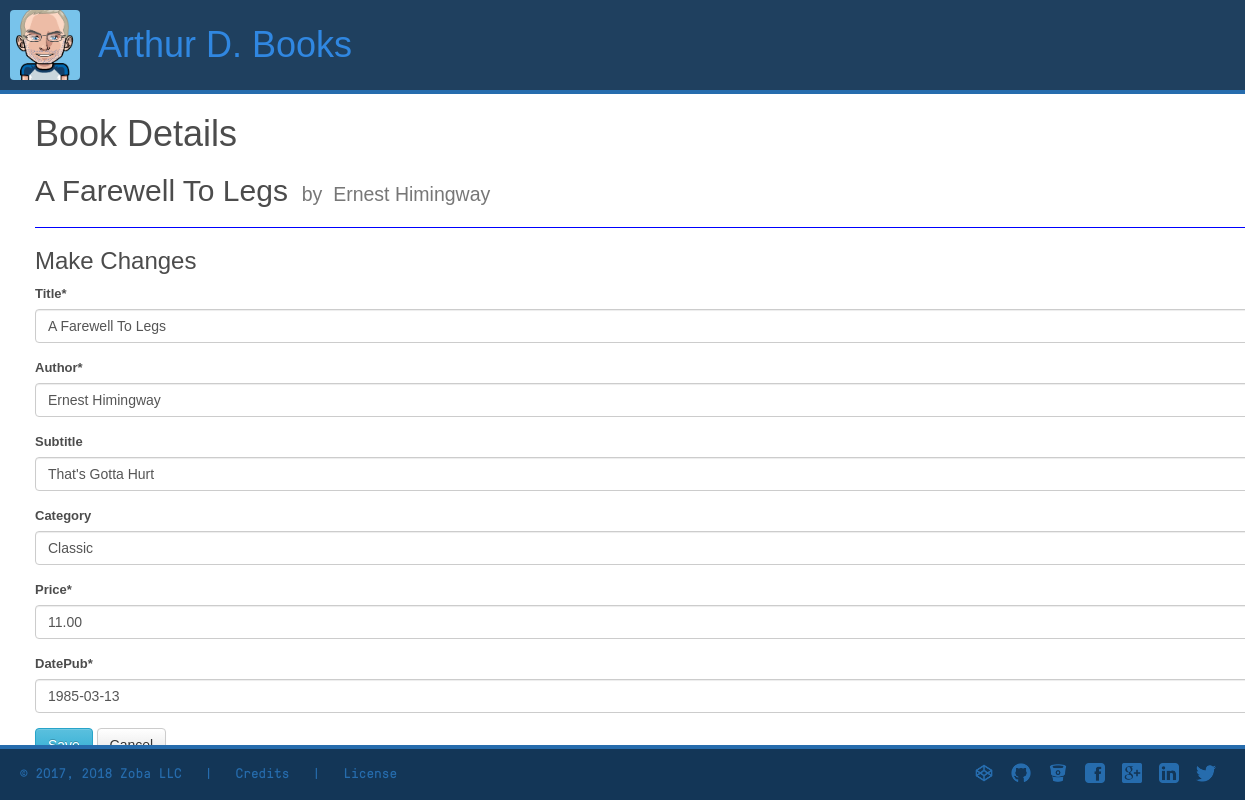
/books/a-farewell-to-legs/ (signed in), run on the app's committed database.
### writerhome/models.py (models this page shows, shortened)
class WriterPrjAllBooks(models.Model):
    owner       = models.ForeignKey(User) # name this 'owner' so as not to confuse with User
    title       = models.CharField(max_length=128, blank=False, null=False)
    author      = models.CharField(max_length=100, blank=False, null=False)
    subtitle    = models.CharField(max_length=255, blank=True)
    category    = models.CharField(max_length=40, blank=True)
    image       = models.ImageField(max_length=255, blank=True) # requires the Pillow library
    datePub     = models.DateField(null=True, blank=False)
    price       = models.DecimalField(decimal_places=2, max_digits=5, validators=[validate_price]) # can give a list of validators
    descr       = models.TextField(max_length=2048, blank=True)
    abstract    = models.TextField(max_length=5000, blank=True)
    slug        = models.SlugField(null=True, blank=True)
    activated   = models.BooleanField(default=False)
    activation_key = models.CharField(max_length=120, blank=True, null=True)
    objects = WriterPrjAllBooksManager()  # adds to Model.objects.all()

### writerhome/views.py (the view, shortened to what this page needs)
# urls.py: url(r'^(?P<slug>[\w-]+)/$', BookUpdateView.as_view(), name='detail'), # changed from BookDetailView to BookUpdateView, using just one now
class BookUpdateView(LoginRequiredMixin, UpdateView):
    form_class = WriterPrjAllBooksCreateForm
    template_name = 'writerhome/detail-update.html' # new to be able to view detail and update at the same time
    login_url = '/login/'  # add this for the login mixin - MOVED TO BASE.PY SETTINGS FILE
    def get_context_data(self, *args, **kwargs):
        context = super(BookUpdateView, self).get_context_data(*args, **kwargs)
        context['title'] = 'Update Book'
        return context
    def get_queryset(self):
        return WriterPrjAllBooks.objects.filter(owner=self.request.user)

### writerhome/forms.py (shortened to what this page needs)
class WriterPrjAllBooksCreateForm(forms.ModelForm):
    class Meta:
        model = WriterPrjAllBooks
        fields = [
            'title',
            'author',
            'subtitle',
            'category',
            'price',
            'datePub'
        ]

### writerhome/models.py (called while the page is built)
    def get_queryset(self):
        return WriterPrjAllBooksQuerySet(self.model, using=self._db)  # using same db

### writerhome/templates/writerhome/detail-update.html (shortened to what this page needs)
{% extends "base.html" %}
{% block content %}
<h1>Book Details</h1>
<h2>{{ form.instance.title }} <small> &nbsp;by&nbsp; {{ form.instance.author }} </small></h2>
<hr style="border-color: #00f;">
<h3>Make Changes</h3>
{% include 'snippets/form-snippet.html' with form=form %}
<br />
<br />
{% endblock %}

### templates/snippets/form-snippet.html (shortened to what this page needs)
{% load crispy_forms_tags %}
<form method='POST'> {% csrf_token %}
    {{ form|crispy }}
    <button class="btn btn-info" type='submit'>Save</button>
    <button class="btn btn-default" name='cancel' type='submit'>Cancel</button>
</form>

### static/css/custom.css (style rules this page uses)
html { box-sizing: border-box; }
*, *:before, *:after { box-sizing: inherit; }
body, html { height: 100%; width: 100%; padding: 0; margin: 0; }
body { font-family: 'Quicksand', sans-serif; font-weight: 500; font-size: 13px; color: #4c4c4c; line-height: 20px; margin: 0px; padding: 0px; overflow-x: hidden !important; }
#scroll-wrap > h2 { width: 100%; }

### static/css/booklist.css (style rules this page uses)
body { overflow: scroll; overflow-x: hidden; }

### data on the page
WriterPrjAllBooks: instance "A Farewell To Legs", instance.author "Ernest Himingway", title "A Farewell To Legs", author "Ernest Himingway", subtitle "That's Gotta Hurt", category "Classic", price "11.00", datePub "1985-03-13"
